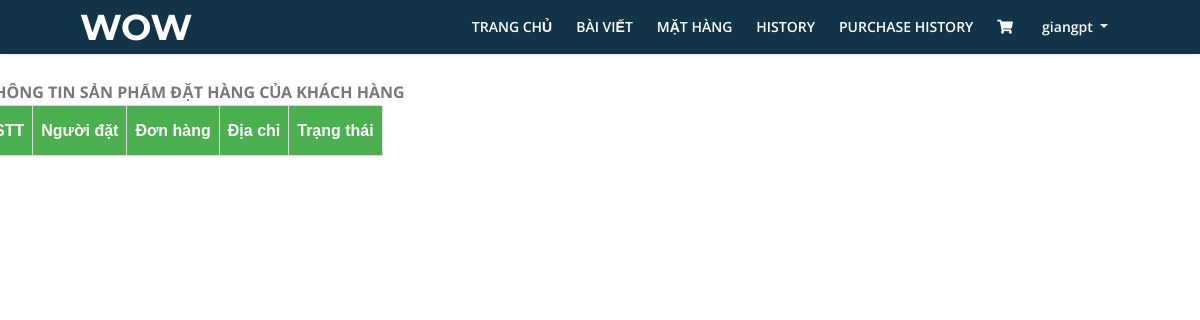
Page /manager/ (signed in) on the earlier database version.
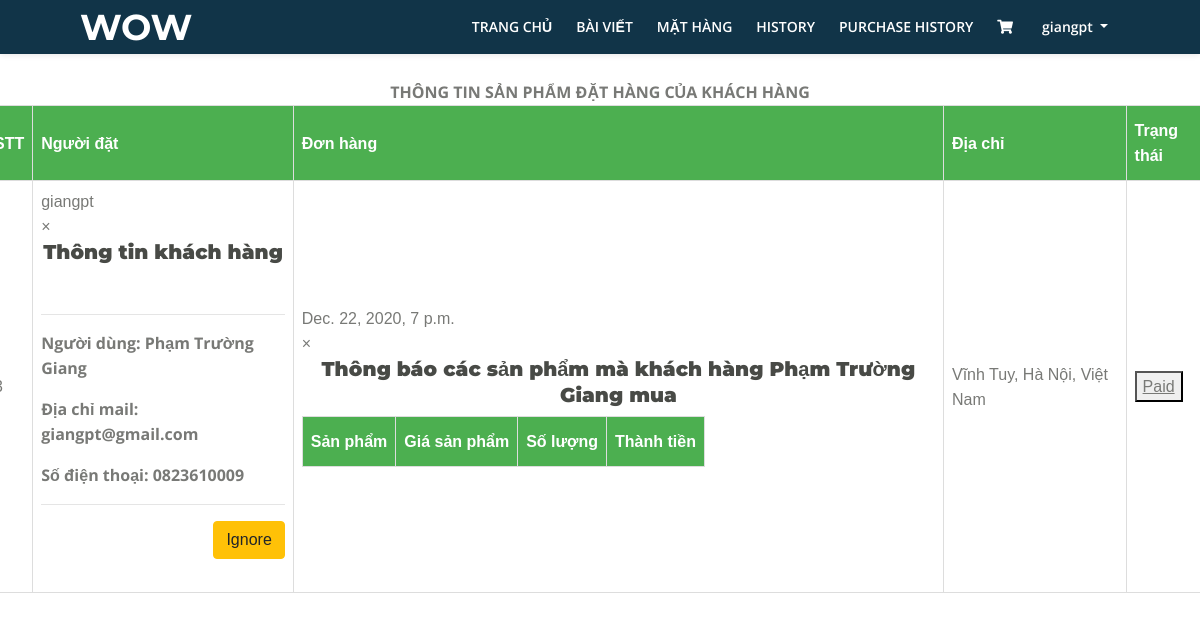
Same page on the later database version.
### Page/models.py (models this page shows, shortened)
class Order(models.Model):
    id_cart = models.ForeignKey(Cart, on_delete=models.CASCADE, null=True, blank=True)
    id_user = models.ForeignKey(User, on_delete=models.CASCADE, null=True, blank=True)
    status_choice = (
        ('pending', 'pending'),
        ('confirm', 'confirm'),
        ('paid', 'paid'),
        ('shipping', 'shipping'),
        ('completed', 'completed'),
    )
    status = models.CharField(max_length=10, choices=status_choice, null=True, blank=True)
    address = models.TextField(max_length=1000, null=True, blank=True)

class Customer(models.Model):
    user = models.OneToOneField(User, on_delete=models.CASCADE, null=True, blank=True)
    type_choice = (
        ('AD', 'Admin'),
        ('MN', 'Manager'),
        ('US', 'User'),
    )
    type = models.CharField(max_length=10, choices=type_choice, default='US')
    name = models.TextField(max_length=100, default='')
    phone = models.IntegerField(null=True, blank=True)

class Cart(models.Model):
    id_user = models.ForeignKey(User, on_delete=models.CASCADE, null=True, blank=True)
    total_price = models.IntegerField(null=True, blank=True)
    CreateAt = models.DateTimeField(auto_now=True)
    is_new = models.BooleanField(default=True)
    is_pending = models.BooleanField(default=True)

### Page/views.py (the view)
# urls.py: url(r'^manager/$', ManagerView.as_view(), name='page_Manager'),
class ManagerView(TemplateView, LoginRequiredMixin):
    login_url = '/'
    template_name = '../Templates/Manager_View.html'
    def get(self, request):
        if request.user.is_authenticated():
            order = Order.objects.all()
            content = {
                'order': order,
            }
            return render(request, self.template_name, content)
        else:
            return HttpResponseRedirect(reverse('Page:page_login'))

### Templates/Manager_View.html (shortened to what this page needs)
<!DOCTYPE html>
<html lang="en">
<head>
    {% load static %}
    <link href="{% static 'css/bootstrap.css' %}" rel="stylesheet">
    <link href="{% static 'css/fontawesome-all.css' %}" rel="stylesheet">
    <link href="{% static 'css/swiper.css' %}" rel="stylesheet">
	<link href="{% static 'css/magnific-popup.css' %}" rel="stylesheet">
	<link href="{% static 'css/styles_base_UI_home.css' %}" rel="stylesheet">
</head>
<body>
    {% include 'NavigationBar/nav_User_or_Manager.html' %}
    <div class="row management-board">
        <div class="panel panel-info">
            <div class="panel-heading" align="center"><b>THÔNG TIN SẢN PHẨM ĐẶT HÀNG CỦA KHÁCH HÀNG</b></div>
            <table class="w3-table-all" id="cart-table">
                <thead>
                    <tr>
                        <th class="w3-center">STT</th>
                        <th class="w3-center">Người đặt</th>
                        <th class="w3-center">Đơn hàng</th>
                        <th class="w3-center">Địa chỉ</th>
                        <th class="w3-center">Trạng thái</th>
                    </tr>
                </thead>
                <tbody>
                    {% for item in order %}
                    {% if item.status != 'completed' %}
                    <tr>
                        <td class="w3-center">{{forloop.counter}}</td>
                        <td>{{item.id_user}}&nbsp
                            <div id="{{item.id}}" class="w3-modal">
                                <div class="w3-modal-content">
                                    {% include 'Form/form_userInfo.html'%}
                                </div>
                            </div>
                        </td>
                        <td class="w3-center">
                            {{item.id_cart.CreateAt}}
                            <div id="id{{item.id}}" class="w3-modal">
                                <div class="w3-modal-content">
                                    {% include 'Form/form_productInfo.html'%}
                                </div>
                            </div>
                        </td>
                        <td class="w3-center">
                            {{item.address}}
                        </td>
                        {% if item.status == 'pending' %}
                        <td class="w3-center">
                            <button>
                                <a href="{% url 'Page:page_confirm' item.id %}">Confirm</a>
                            </button>
                            <button>
                                <a href="{% url 'Page:page_deleteOrder' item.id %}" class="fa fa-trash" data-toggle="tooltip" title="Xóa Đơn Hàng"></a>
                            </button>
                        </td>
                        {% elif item.status == 'confirm' %}
                        <td class="w3-center">
                            <button>
                                <a href="{% url 'Page:page_isShipping' item.id %}">Shipping</a>
                            </button>
                        </td>
                        {% elif item.status == 'shipping' %}
                        <td class="w3-center">
                            <button>
                                <a href="{% url 'Page:page_isPaid' item.id %}">Paid</a>
                            </button>
                        </td>
                        {% elif item.status == 'paid' %}
                        <td class="w3-center">
                            <button>
                                <a href="{% url 'Page:page_isCompleted' item.id %}">Completed</a>
                            </button>
                        </td>
                        {% endif %}
                    </tr>
                    {% endif %}
                    {% endfor %}
                </tbody>
            </table>
        </div>
    </div>
</body>
</html>

### Templates/Form/form_userInfo.html (shortened to what this page needs)
<!DOCTYPE html>
<html lang="en">
<head>
</head>
<body>
    <header class="w3-container w3-light-blue">
        <span onclick="document.getElementById('{{item.id}}').style.display='none'" class="w3-button w3-display-topright">&times;</span>
        <h4 align="center" style="color: #000099"><strong>Thông tin khách hàng</strong></h4>
    </header>
    <div class="w3-container">
    <br>
    <div align="">
        <hr>
            <form action="" method="post" action="" enctype="multipart/form-data">
                <div>
                    <div>
                        <p><b>Người dùng: {{item.id_user.customer.name}}</b></p>
                        <p><b>Địa chỉ mail: {{item.id_user.email}}</b></p>
                        <p><b>Số điện thoại: 0{{item.id_user.customer.phone}}</b></p>
                    </div>
                </div>
            </form>
        <hr>
    </div>
    <div align="right">
        <span onclick="document.getElementById('{{item.id}}').style.display='none'">
            <button type="button" class="btn btn-warning  btn-xs">Ignore</button>
        </span>
    </div>
    <br>
    </div>
</body>
</html>

### Templates/Form/form_productInfo.html (shortened to what this page needs)
<!DOCTYPE html>
<html lang="en">
<head>
</head>
<body>
    <header class="w3-container w3-light-blue">
        <span onclick="document.getElementById('id{{item.id}}').style.display='none'"
          class="w3-button w3-display-topright">&times;</span>
        <h4 align="center" style="color: #000099"><strong>Thông báo các sản phẩm mà khách hàng {{item.id_user.customer.name}} mua</strong></h4>
    </header>
    <table>
        <thead>
            <tr>
                <th>Sản phẩm</th>
                <th class="w3-center">Giá sản phẩm</th>
                <th class="w3-center">Số lượng</th>
                <th class="w3-center">Thành tiền</th>
            </tr>
        </thead>
    </table>
</body>
</html>

Differences in the rows shown:
now on this page (row edited): Order: id_user "giangpt", id_user.customer.name "Phạm Trường Giang", id_user.email "giangpt@gmail.com", id_user.customer.phone "823610009", id_cart.CreateAt "Dec. 22, 2020, 7 p.m.", address "Vĩnh Tuy, Hà Nội, Việt Nam", status "Paid"
